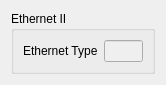
<ui version="4.0" >
 <class>eth2</class>
 <widget class="QWidget" name="eth2" >
  <property name="geometry" >
   <rect>
    <x>0</x>
    <y>0</y>
    <width>166</width>
    <height>72</height>
   </rect>
  </property>
  <property name="windowTitle" >
   <string>Form</string>
  </property>
  <layout class="QHBoxLayout" >
   <item>
    <widget class="QGroupBox" name="groupBox" >
     <property name="title" >
      <string>Ethernet II</string>
     </property>
     <layout class="QHBoxLayout" >
      <item>
       <widget class="QLabel" name="lblType" >
        <property name="text" >
         <string>Ethernet Type</string>
        </property>
        <property name="buddy" >
         <cstring>leType</cstring>
        </property>
       </widget>
      </item>
      <item>
       <widget class="QLineEdit" name="leType" >
        <property name="enabled" >
         <bool>false</bool>
        </property>
        <property name="inputMask" >
         <string>>HH HH; </string>
        </property>
       </widget>
      </item>
     </layout>
    </widget>
   </item>
   <item>
    <spacer>
     <property name="orientation" >
      <enum>Qt::Horizontal</enum>
     </property>
     <property name="sizeHint" >
      <size>
       <width>40</width>
       <height>20</height>
      </size>
     </property>
    </spacer>
   </item>
  </layout>
 </widget>
 <resources/>
 <connections/>
</ui>
